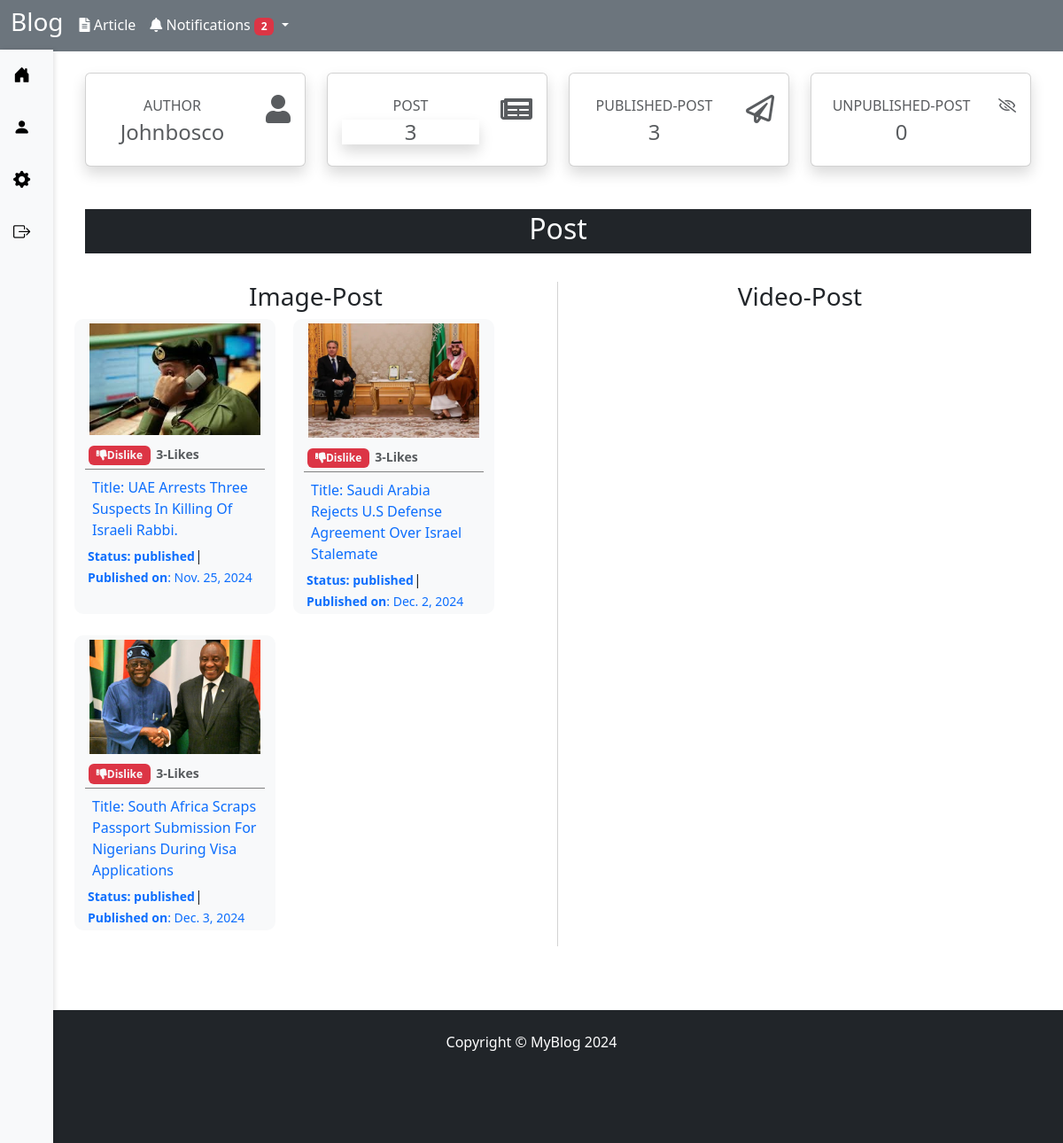
Page /myblog/gallery/ (signed in) on the committed database.
### myblog/models.py (models this page shows, shortened)
class User(AbstractUser):
    is_admin = models.BooleanField('is_admin', default=False, blank=True)
    profile_picture = models.ImageField(default="images/default_user_icon.jpg", null=True, blank=True)
    bio = models.TextField(max_length=300, null=True, blank=True)
    role = models.CharField(max_length=20, default='user', choices=[('author','author'), ('user','user')], blank=True)
    job = models.CharField(max_length=255, null=True, blank=True)
    location = models.CharField(max_length=255, null=True, blank=True)
    slug = models.SlugField(max_length=100,unique=True)

class Post(models.Model):
    title = models.CharField(max_length=255)
    author = models.ForeignKey(User, related_name='author_posts', on_delete=models.CASCADE)
    dop = models.DateField(auto_now_add=True)
    excerpt = models.CharField(max_length=300)
    article = models.TextField(null =True, blank=True)
    featured_image = models.ImageField(upload_to='images/', null=True, blank=True)
    featured_video = models.FileField(upload_to='videos/', null= True, blank=True)
    likes= models.ManyToManyField(User, related_name='posts', blank=True)
    category = models.ForeignKey(Category, related_name="posts", on_delete=models.CASCADE)
    tags = models.ManyToManyField(Tag, related_name="posts", blank=True)
    slug = models.SlugField(unique=True)
    status = models.CharField(max_length=20, default='draft' , choices=[
        ('published','Published'),
        ('draft','Draft')
     ])
    is_trending = models.BooleanField(default=False)

### myblog/views.py (the view)
# urls.py: path('gallery/',views.UserGallery, name='gallery'),
def UserGallery(request):
    if request.user.is_authenticated:
        mypost = Post.objects.filter(author=request.user,status='published')
        draft= Post.objects.filter(author=request.user, status='draft')
        sum_post= Post.objects.filter(author=request.user)
        filtered=  mypost.count()
        total_draft = draft.count()
        total_post = sum_post.count()
    else:
        return redirect('Login')
    context = {
        'mypost': mypost,
        'filtered': filtered,
        'total_draft': total_draft,
        'total_post': total_post
    }
    return render(request, 'blog/gallery.html', context)

### myblog/context_processors.py (called while the page is built)
def Notifications(request):
    if request.user.is_authenticated:
        unread_nofitications = request.user.notifications.filter(is_read=False)
        notifications = request.user.notifications.all().order_by('-timestamp')[:10]
        total_unread = unread_nofitications.count()
    else:
        notifications = []
        total_unread = 0
    context={
        'total_unread': total_unread,
        'notifications': notifications,
    }
    return context

### myblog/templates/blog/gallery.html (shortened to what this page needs)
{% extends 'blog/master.html' %}
{% load static %}
{% block content %}
<div class="container">
    <div class="row">
        <div class="col-xl-3 md-6 mb-4">
          <div class="card border-left-primary text-muted shadow h-100 py-2">
            <div class="card-body">
              <div class="row no-gutters align-content-center">
                <div class="col mr-2 text-center">
                  <div class="text-xm font-weight-bold text-uppercase mb-1">Author</div>
                  <div class="h4 mb-0 font-weight-bold text-gray-800">{{ request.user.username }}</div>
                </div>
                <div class="col-auto">
                  <i class="fas fa-user fa-2x"></i>
                </div>
              </div>
            </div>
          </div>
        </div>
        <div class="col-xl-3 md-6 mb-4">
          <div class="card border-left-primary shadow text-muted h-100 py-2">
            <div class="card-body">
              <div class="row no-gutters align-content-center">
                <div class="col mr-2 text-center">
                  <div class="text-xm font-weight-bold text-gray-900 text-uppercase mb-1">
                    Post
                  </div>
                  <div class="h4 mb-0 font-weight-bold shadow text-gray-800">{{ total_post }}</div>
                </div>
                <div class="col-auto">
                  <i class="fas  fa-newspaper fa-2x"></i>
                </div>
              </div>
            </div>
          </div>
        </div>
        <div class="col-xl-3 md-6 mb-4">
          <div class="card bg- border-left-primary text-muted shadow h-100 py-2" style="color:#173559;">
            <div class="card-body">
              <div class="row no-gutters align-content-center">
                <div class="col mr-2 text-center">
                  <div class="text-xm font-weight-bold text-gray-900 text-uppercase mb-1">
                    Published-Post
                  </div>
                  <div class="h4 mb-0 font-weight-bold text-gray-800">{{ filtered }}</div>
                </div>
                <div class="col-auto">
                  <i class="far  fa-paper-plane fa-2x"></i>
                </div>
              </div>
            </div>
          </div>
        </div>
     <div class="col-xl-3 md-6 mb-4">
            <div class="card bg- border-left-primary text-muted shadow h-100 py-2">
                <div class="card-body">
                    <div class="row no-gutters align-content-center">
                        <div class="col mr-2 text-center">
                            <div class="text-xm font-weight-bold text-gray-900 text-uppercase mb-1">
                               Unpublished-Post
                            </div>
                            <div class="h4 mb-0 font-weight-bold text-gray-800">
                                {{ total_draft }}
                            </div>
                        </div>
                        <div class="col-auto">
                            <i class="far  fa-eye-slash "></i>
                        </div>
                    </div>
                </div>
            </div>
      </div>
      </div>
      <br>
      <h2 class="text-center w-100 bg-dark text-light" style="height: 50px; padding: 3px;">Post</h2>
      <br>
    <div class="row">
        {% if mypost %}
            <div class="col-sm-6" style="border-right: 1px solid lightgray;">
                <h3 class="text-center">Image-Post</h2>
                <div class="row">
                    {% for post in mypost %}
                        {% if post.featured_image %}
                            <div class="col-md-5 col-sm-10 mb-4 bg-light" style="border-radius: 10px;margin-right: 20px;">
                                <div class="card-body ">
                                    <img class="pic-title" src="{{ post.featured_image.url }}">
                                    <form method="post" action="{% url 'like_post' post.id %}" class="like flex justify-content-between " style="margin:2px; padding:2px;" >
                                        {% if user in post.likes.all %}
                                            <button type="submit" name="post_id" value="{{post.id}}" class=" col btn badge bg-danger text-light ">
                                                <i class="fas fa-thumbs-down"></i>Dislike
                                            </button>
                                            <small class="col text-muted text-gray-800"style="padding:2px;">
                                                <strong>{{ post.likes.count }}-Likes</strong>
                                            </small>
                                        {% endif %}
                                    </form>
                                </div>
                                <div class="card-footer" style="padding:3px; border-top:1px solid gray">
                                  <div  style="padding: 5px;">
                                    <a class="text-gray-800 h6 text-capitalize text-primary" href="{% url 'article' post.slug %}">
                                      Title: {{ post.title }}
                                    </a>
                                  </div>
                                  <small class="text-primary text-gray-800"><strong>Status: {{ post.status }}</strong></small>|
                                  <small class="text-primary text-gray-800"><b>Published on</b>: {{ post.dop }}</small>
                                </div>
                            </div>
                        {% endif %}
                    {% endfor %}
               </div>
            </div>
            <div class="col-sm-6">
                <h3 style="text-align: center;">Video-Post</h3>
            </div>
        {% else %}
            <p class="text-center ">You've not made any post...</p>
            <a href="" class="text-center"> Add Post</a>
        {% endif %}
    </div>
</div>
{% endblock %}

### myblog/static/blog/css/sidebar.css (style rules this page uses)
* { margin: 0; padding: 0; box-sizing: border-box; }

### myblog/static/blog/css/post.css (style rules this page uses)
* { box-sizing: border-box; }
a { text-decoration: none; }

### myblog/templates/blog/gallery.html (style rules this page uses)
.pic-title { width:100%; height: auto; padding: 5px; max-height: 250px; object-position: cover; }
.col-sm-6 { height:750px; overflow-y:auto; }

### rows in the picture
User: user.username "Johnbosco"
Post: featured_image (picture), likes.count "3", title "UAE Arrests Three Suspects In Killing Of Israeli Rabbi.", status "published", dop "Nov. 25, 2024"
Post: featured_image (picture), likes.count "3", title "Saudi Arabia Rejects U.S Defense Agreement Over Israel Stalemate", status "published", dop "Dec. 2, 2024"
Post: featured_image (picture), likes.count "3", title "South Africa Scraps Passport Submission For Nigerians During Visa Applications", status "published", dop "Dec. 3, 2024"

### other values in the picture
{{ total_unread }} "2"
{{ total_post }} "3"
{{ filtered }} "3"
{{ total_draft }} "0"
